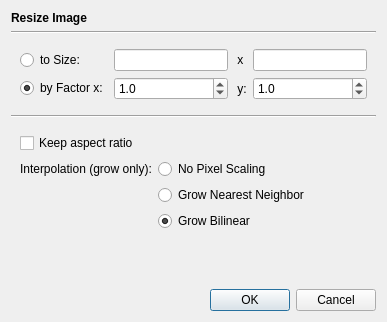
<?xml version="1.0" encoding="UTF-8"?>
<ui version="4.0">
 <class>OpResizeDialog</class>
 <widget class="QDialog" name="OpResizeDialog">
  <property name="geometry">
   <rect>
    <x>0</x>
    <y>0</y>
    <width>387</width>
    <height>322</height>
   </rect>
  </property>
  <property name="windowTitle">
   <string>Dialog</string>
  </property>
  <layout class="QVBoxLayout" name="verticalLayout">
   <item>
    <widget class="QLabel" name="label">
     <property name="font">
      <font>
       <bold>true</bold>
      </font>
     </property>
     <property name="text">
      <string>Resize Image</string>
     </property>
    </widget>
   </item>
   <item>
    <widget class="Line" name="line">
     <property name="orientation">
      <enum>Qt::Horizontal</enum>
     </property>
    </widget>
   </item>
   <item>
    <widget class="QWidget" name="widget" native="true">
     <layout class="QGridLayout" name="gridLayout">
      <item row="1" column="0">
       <widget class="QRadioButton" name="factorButton">
        <property name="text">
         <string>by Factor x:</string>
        </property>
        <property name="checked">
         <bool>true</bool>
        </property>
        <attribute name="buttonGroup">
         <string notr="true">buttonGroup</string>
        </attribute>
       </widget>
      </item>
      <item row="1" column="2">
       <widget class="QLabel" name="label_4">
        <property name="text">
         <string> y:</string>
        </property>
       </widget>
      </item>
      <item row="0" column="2">
       <widget class="QLabel" name="label_5">
        <property name="text">
         <string> x </string>
        </property>
       </widget>
      </item>
      <item row="0" column="3">
       <widget class="QLineEdit" name="heightField"/>
      </item>
      <item row="1" column="1">
       <widget class="QDoubleSpinBox" name="xFactorSpinner">
        <property name="decimals">
         <number>1</number>
        </property>
        <property name="minimum">
         <double>0.100000000000000</double>
        </property>
        <property name="maximum">
         <double>5.000000000000000</double>
        </property>
        <property name="singleStep">
         <double>0.100000000000000</double>
        </property>
        <property name="value">
         <double>1.000000000000000</double>
        </property>
       </widget>
      </item>
      <item row="0" column="1">
       <widget class="QLineEdit" name="widthField"/>
      </item>
      <item row="1" column="3">
       <widget class="QDoubleSpinBox" name="yFactorSpinner">
        <property name="decimals">
         <number>1</number>
        </property>
        <property name="minimum">
         <double>0.100000000000000</double>
        </property>
        <property name="maximum">
         <double>5.000000000000000</double>
        </property>
        <property name="singleStep">
         <double>0.100000000000000</double>
        </property>
        <property name="value">
         <double>1.000000000000000</double>
        </property>
       </widget>
      </item>
      <item row="0" column="0">
       <widget class="QRadioButton" name="sizeButton">
        <property name="text">
         <string>to Size:</string>
        </property>
        <attribute name="buttonGroup">
         <string notr="true">buttonGroup</string>
        </attribute>
       </widget>
      </item>
     </layout>
    </widget>
   </item>
   <item>
    <widget class="Line" name="line_2">
     <property name="orientation">
      <enum>Qt::Horizontal</enum>
     </property>
    </widget>
   </item>
   <item>
    <widget class="QWidget" name="widget_1" native="true">
     <layout class="QGridLayout" name="gridLayout_2">
      <property name="leftMargin">
       <number>9</number>
      </property>
      <property name="topMargin">
       <number>9</number>
      </property>
      <property name="rightMargin">
       <number>9</number>
      </property>
      <property name="bottomMargin">
       <number>9</number>
      </property>
      <item row="3" column="1">
       <widget class="QRadioButton" name="bilinearButton">
        <property name="text">
         <string>Grow Bilinear</string>
        </property>
        <property name="checked">
         <bool>true</bool>
        </property>
        <attribute name="buttonGroup">
         <string notr="true">buttonGroup_2</string>
        </attribute>
       </widget>
      </item>
      <item row="1" column="0">
       <widget class="QLabel" name="label_3">
        <property name="sizePolicy">
         <sizepolicy hsizetype="Preferred" vsizetype="Fixed">
          <horstretch>0</horstretch>
          <verstretch>0</verstretch>
         </sizepolicy>
        </property>
        <property name="text">
         <string>Interpolation (grow only):</string>
        </property>
       </widget>
      </item>
      <item row="0" column="0">
       <widget class="QCheckBox" name="keepAspectRatioBox">
        <property name="text">
         <string>Keep aspect ratio</string>
        </property>
       </widget>
      </item>
      <item row="2" column="1">
       <widget class="QRadioButton" name="nearestNeighborButton">
        <property name="sizePolicy">
         <sizepolicy hsizetype="Minimum" vsizetype="Fixed">
          <horstretch>1</horstretch>
          <verstretch>0</verstretch>
         </sizepolicy>
        </property>
        <property name="text">
         <string>Grow Nearest Neighbor</string>
        </property>
        <property name="checked">
         <bool>false</bool>
        </property>
        <attribute name="buttonGroup">
         <string notr="true">buttonGroup_2</string>
        </attribute>
       </widget>
      </item>
      <item row="1" column="1">
       <widget class="QRadioButton" name="noScalingButton">
        <property name="text">
         <string>No Pixel Scaling</string>
        </property>
        <attribute name="buttonGroup">
         <string notr="true">buttonGroup_2</string>
        </attribute>
       </widget>
      </item>
     </layout>
    </widget>
   </item>
   <item>
    <spacer name="verticalSpacer">
     <property name="orientation">
      <enum>Qt::Vertical</enum>
     </property>
     <property name="sizeHint" stdset="0">
      <size>
       <width>20</width>
       <height>40</height>
      </size>
     </property>
    </spacer>
   </item>
   <item>
    <widget class="QDialogButtonBox" name="buttonBox">
     <property name="orientation">
      <enum>Qt::Horizontal</enum>
     </property>
     <property name="standardButtons">
      <set>QDialogButtonBox::Cancel|QDialogButtonBox::Ok</set>
     </property>
    </widget>
   </item>
  </layout>
 </widget>
 <resources/>
 <connections>
  <connection>
   <sender>buttonBox</sender>
   <signal>accepted()</signal>
   <receiver>OpResizeDialog</receiver>
   <slot>accept()</slot>
   <hints>
    <hint type="sourcelabel">
     <x>248</x>
     <y>254</y>
    </hint>
    <hint type="destinationlabel">
     <x>157</x>
     <y>274</y>
    </hint>
   </hints>
  </connection>
  <connection>
   <sender>buttonBox</sender>
   <signal>rejected()</signal>
   <receiver>OpResizeDialog</receiver>
   <slot>reject()</slot>
   <hints>
    <hint type="sourcelabel">
     <x>316</x>
     <y>260</y>
    </hint>
    <hint type="destinationlabel">
     <x>286</x>
     <y>274</y>
    </hint>
   </hints>
  </connection>
 </connections>
 <buttongroups>
  <buttongroup name="buttonGroup"/>
  <buttongroup name="buttonGroup_2"/>
 </buttongroups>
</ui>
